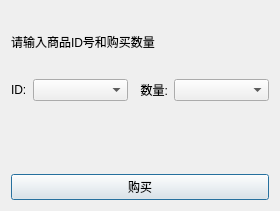
<?xml version="1.0" encoding="UTF-8"?>
<ui version="4.0">
 <class>BuyDialog</class>
 <widget class="QDialog" name="BuyDialog">
  <property name="geometry">
   <rect>
    <x>0</x>
    <y>0</y>
    <width>280</width>
    <height>211</height>
   </rect>
  </property>
  <property name="sizePolicy">
   <sizepolicy hsizetype="Fixed" vsizetype="Fixed">
    <horstretch>0</horstretch>
    <verstretch>0</verstretch>
   </sizepolicy>
  </property>
  <property name="windowTitle">
   <string>购买</string>
  </property>
  <layout class="QGridLayout" name="gridLayout">
   <item row="0" column="0">
    <layout class="QVBoxLayout" name="verticalLayout">
     <item>
      <widget class="QLabel" name="label">
       <property name="text">
        <string>请输入商品ID号和购买数量</string>
       </property>
      </widget>
     </item>
     <item>
      <layout class="QHBoxLayout" name="horizontalLayout_2">
       <item>
        <widget class="QLabel" name="label_2">
         <property name="text">
          <string>ID:</string>
         </property>
        </widget>
       </item>
       <item>
        <widget class="QComboBox" name="idBox">
         <property name="sizePolicy">
          <sizepolicy hsizetype="Expanding" vsizetype="Fixed">
           <horstretch>0</horstretch>
           <verstretch>0</verstretch>
          </sizepolicy>
         </property>
        </widget>
       </item>
       <item>
        <widget class="QLabel" name="label_3">
         <property name="text">
          <string>  数量:</string>
         </property>
        </widget>
       </item>
       <item>
        <widget class="QComboBox" name="numBox">
         <property name="sizePolicy">
          <sizepolicy hsizetype="Expanding" vsizetype="Fixed">
           <horstretch>0</horstretch>
           <verstretch>0</verstretch>
          </sizepolicy>
         </property>
        </widget>
       </item>
      </layout>
     </item>
     <item>
      <layout class="QHBoxLayout" name="horizontalLayout">
       <item>
        <widget class="QLabel" name="balanceLabel">
         <property name="text">
          <string/>
         </property>
        </widget>
       </item>
       <item>
        <widget class="QLabel" name="priceLabel">
         <property name="text">
          <string/>
         </property>
        </widget>
       </item>
      </layout>
     </item>
     <item>
      <widget class="QPushButton" name="okButton">
       <property name="text">
        <string>购买</string>
       </property>
      </widget>
     </item>
    </layout>
   </item>
  </layout>
 </widget>
 <layoutdefault spacing="6" margin="11"/>
 <resources/>
 <connections/>
</ui>
